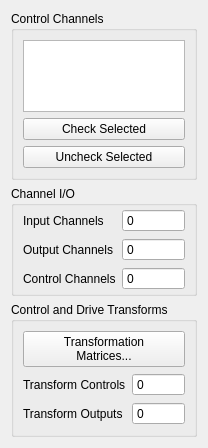
     <widget class="QWidget" name="verticalLayoutWidget_3">
      <layout class="QVBoxLayout" name="control_channels_layout">
       <item>
        <widget class="QGroupBox" name="control_channels_groupbox">
         <property name="sizePolicy">
          <sizepolicy hsizetype="Preferred" vsizetype="Expanding">
           <horstretch>0</horstretch>
           <verstretch>0</verstretch>
          </sizepolicy>
         </property>
         <property name="title">
          <string>Control Channels</string>
         </property>
         <layout class="QVBoxLayout" name="verticalLayout_20">
          <item>
           <widget class="QListWidget" name="control_channels_selector">
            <property name="sizePolicy">
             <sizepolicy hsizetype="Minimum" vsizetype="Expanding">
              <horstretch>0</horstretch>
              <verstretch>0</verstretch>
             </sizepolicy>
            </property>
            <property name="toolTip">
             <string>&lt;html&gt;&lt;head/&gt;&lt;body&gt;&lt;p&gt;&lt;span style=&quot; font-weight:600;&quot;&gt;Control Channels&lt;/span&gt;&lt;/p&gt;&lt;p&gt;Channels that are checked will be used as the control channels for this environment. The control channels should be ordered in the specification the same way they are ordered in this list. For example, the first SRS in the specification will correspond to the first checked channel in this list.&lt;/p&gt;&lt;/body&gt;&lt;/html&gt;</string>
            </property>
            <property name="sizeAdjustPolicy">
             <enum>QAbstractScrollArea::AdjustToContents</enum>
            </property>
            <property name="selectionMode">
             <enum>QAbstractItemView::ExtendedSelection</enum>
            </property>
           </widget>
          </item>
          <item>
           <widget class="QPushButton" name="check_selected_button">
            <property name="toolTip">
             <string>&lt;html&gt;&lt;head/&gt;&lt;body&gt;&lt;p&gt;&lt;span style=&quot; font-weight:600;&quot;&gt;Check Selected&lt;/span&gt;&lt;/p&gt;&lt;p&gt;When clicked, any selected channels in the Control Channels list will be checked, and therefore used as control channels in the environment.&lt;/p&gt;&lt;/body&gt;&lt;/html&gt;</string>
            </property>
            <property name="text">
             <string>Check Selected</string>
            </property>
           </widget>
          </item>
          <item>
           <widget class="QPushButton" name="uncheck_selected_button">
            <property name="toolTip">
             <string>&lt;html&gt;&lt;head/&gt;&lt;body&gt;&lt;p&gt;&lt;span style=&quot; font-weight:600;&quot;&gt;Uncheck Selected&lt;/span&gt;&lt;/p&gt;&lt;p&gt;When clicked, any selected channels in the Control Channels list will be unchecked, and therefore not used as control channels in the environment.&lt;/p&gt;&lt;/body&gt;&lt;/html&gt;</string>
            </property>
            <property name="text">
             <string>Uncheck Selected</string>
            </property>
           </widget>
          </item>
         </layout>
        </widget>
       </item>
       <item>
        <widget class="QGroupBox" name="io_groupbox">
         <property name="title">
          <string>Channel I/O</string>
         </property>
         <layout class="QFormLayout" name="formLayout_3">
          <property name="leftMargin">
           <number>9</number>
          </property>
          <property name="topMargin">
           <number>3</number>
          </property>
          <property name="rightMargin">
           <number>9</number>
          </property>
          <property name="bottomMargin">
           <number>3</number>
          </property>
          <item row="0" column="0">
           <widget class="QLabel" name="input_channels_label">
            <property name="text">
             <string>Input Channels</string>
            </property>
           </widget>
          </item>
          <item row="0" column="1">
           <widget class="QSpinBox" name="input_channels_display">
            <property name="enabled">
             <bool>true</bool>
            </property>
            <property name="toolTip">
             <string>&lt;html&gt;&lt;head/&gt;&lt;body&gt;&lt;p&gt;&lt;span style=&quot; font-weight:600;&quot;&gt;Input Channels&lt;/span&gt;&lt;/p&gt;&lt;p&gt;A display showing the total number of physical channels this environment is measuring, including excitation channels and control channels.&lt;/p&gt;&lt;/body&gt;&lt;/html&gt;</string>
            </property>
            <property name="readOnly">
             <bool>true</bool>
            </property>
            <property name="buttonSymbols">
             <enum>QAbstractSpinBox::NoButtons</enum>
            </property>
            <property name="prefix">
             <string/>
            </property>
            <property name="maximum">
             <number>1000000</number>
            </property>
           </widget>
          </item>
          <item row="1" column="0">
           <widget class="QLabel" name="output_channels_label">
            <property name="text">
             <string>Output Channels</string>
            </property>
           </widget>
          </item>
          <item row="1" column="1">
           <widget class="QSpinBox" name="output_channels_display">
            <property name="enabled">
             <bool>true</bool>
            </property>
            <property name="toolTip">
             <string>&lt;html&gt;&lt;head/&gt;&lt;body&gt;&lt;p&gt;&lt;span style=&quot; font-weight:600;&quot;&gt;Output Channels&lt;/span&gt;&lt;/p&gt;&lt;p&gt;A display showing the total number of physical channels this environment is outputting to excitation devices such as vibration shakers.&lt;/p&gt;&lt;/body&gt;&lt;/html&gt;</string>
            </property>
            <property name="readOnly">
             <bool>true</bool>
            </property>
            <property name="buttonSymbols">
             <enum>QAbstractSpinBox::NoButtons</enum>
            </property>
            <property name="prefix">
             <string/>
            </property>
            <property name="maximum">
             <number>1000000</number>
            </property>
           </widget>
          </item>
          <item row="2" column="0">
           <widget class="QLabel" name="control_channels_label">
            <property name="text">
             <string>Control Channels</string>
            </property>
           </widget>
          </item>
          <item row="2" column="1">
           <widget class="QSpinBox" name="control_channels_display">
            <property name="enabled">
             <bool>true</bool>
            </property>
            <property name="toolTip">
             <string>&lt;html&gt;&lt;head/&gt;&lt;body&gt;&lt;p&gt;&lt;span style=&quot; font-weight:600;&quot;&gt;Control Channels&lt;/span&gt;&lt;/p&gt;&lt;p&gt;A display showing the total number of physical channels this environment is controlling to.&lt;/p&gt;&lt;/body&gt;&lt;/html&gt;</string>
            </property>
            <property name="readOnly">
             <bool>true</bool>
            </property>
            <property name="buttonSymbols">
             <enum>QAbstractSpinBox::NoButtons</enum>
            </property>
            <property name="prefix">
             <string/>
            </property>
            <property name="maximum">
             <number>1000000</number>
            </property>
           </widget>
          </item>
         </layout>
        </widget>
       </item>
       <item>
        <widget class="QGroupBox" name="transformation_matrices_groupbox">
         <property name="sizePolicy">
          <sizepolicy hsizetype="Preferred" vsizetype="Preferred">
           <horstretch>0</horstretch>
           <verstretch>0</verstretch>
          </sizepolicy>
         </property>
         <property name="title">
          <string>Control and Drive Transforms</string>
         </property>
         <layout class="QFormLayout" name="formLayout_4">
          <item row="1" column="0">
           <widget class="QLabel" name="transform_channels_label">
            <property name="text">
             <string>Transform Controls</string>
            </property>
           </widget>
          </item>
          <item row="1" column="1">
           <widget class="QSpinBox" name="transform_channels_display">
            <property name="enabled">
             <bool>true</bool>
            </property>
            <property name="toolTip">
             <string>&lt;html&gt;&lt;head/&gt;&lt;body&gt;&lt;p&gt;&lt;span style=&quot; font-weight:600;&quot;&gt;Transform Controls&lt;/span&gt;&lt;/p&gt;&lt;p&gt;A display showing the number of virtual control channels in the environment due to transformation matrices applied to the physical control channels.&lt;/p&gt;&lt;/body&gt;&lt;/html&gt;</string>
            </property>
            <property name="readOnly">
             <bool>true</bool>
            </property>
            <property name="buttonSymbols">
             <enum>QAbstractSpinBox::NoButtons</enum>
            </property>
            <property name="prefix">
             <string/>
            </property>
            <property name="maximum">
             <number>1000000</number>
            </property>
           </widget>
          </item>
          <item row="2" column="0">
           <widget class="QLabel" name="transform_outputs_label">
            <property name="text">
             <string>Transform Outputs</string>
            </property>
           </widget>
          </item>
          <item row="2" column="1">
           <widget class="QSpinBox" name="transform_outputs_display">
            <property name="enabled">
             <bool>true</bool>
            </property>
            <property name="toolTip">
             <string>&lt;html&gt;&lt;head/&gt;&lt;body&gt;&lt;p&gt;&lt;span style=&quot; font-weight:600;&quot;&gt;Transform Outputs&lt;/span&gt;&lt;/p&gt;&lt;p&gt;A display showing the number of virtual excitation channels in the environment due to transformation matrices applied to the physical excitation channels.&lt;/p&gt;&lt;/body&gt;&lt;/html&gt;</string>
            </property>
            <property name="readOnly">
             <bool>true</bool>
            </property>
            <property name="buttonSymbols">
             <enum>QAbstractSpinBox::NoButtons</enum>
            </property>
            <property name="prefix">
             <string/>
            </property>
            <property name="maximum">
             <number>1000000</number>
            </property>
           </widget>
          </item>
          <item row="0" column="0" colspan="2">
           <widget class="QPushButton" name="transformation_matrices_button">
            <property name="sizePolicy">
             <sizepolicy hsizetype="Preferred" vsizetype="Fixed">
              <horstretch>0</horstretch>
              <verstretch>0</verstretch>
             </sizepolicy>
            </property>
            <property name="toolTip">
             <string>&lt;html&gt;&lt;head/&gt;&lt;body&gt;&lt;p&gt;&lt;span style=&quot; font-weight:600;&quot;&gt;Transformation Matrices...&lt;/span&gt;&lt;/p&gt;&lt;p&gt;Open the transformation matrix dialog to allow specification of transformations to virtual control or virtual excitation channels.&lt;/p&gt;&lt;/body&gt;&lt;/html&gt;</string>
            </property>
            <property name="text">
             <string>Transformation
Matrices...</string>
            </property>
           </widget>
          </item>
         </layout>
        </widget>
       </item>
      </layout>
     </widget>
